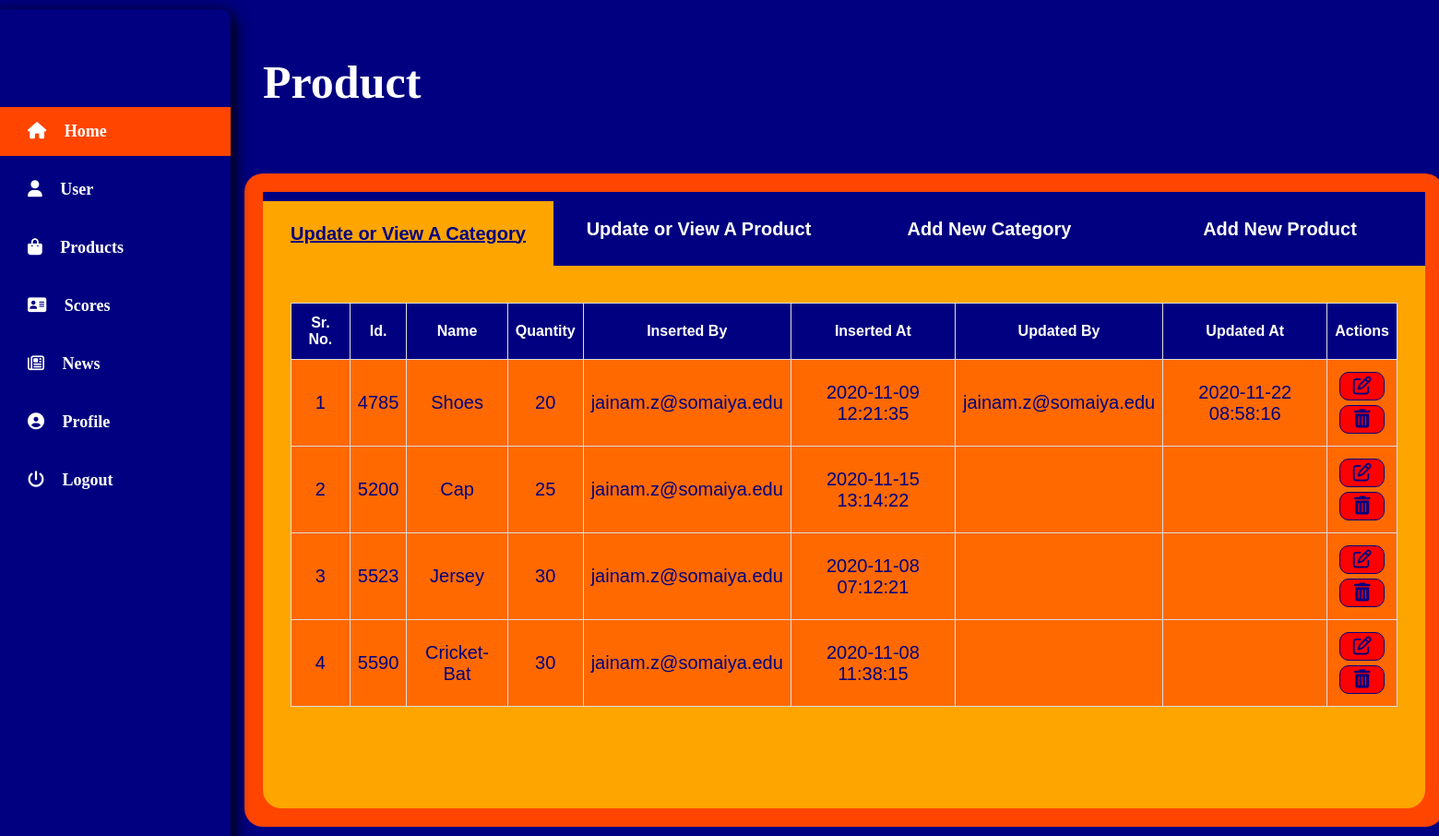
The page /adminProductPage.php on the database its author committed.
### tables this page shows
CREATE TABLE `category` (
  `Id` int(11) NOT NULL,
  `Name` varchar(30) NOT NULL,
  `Quantity` int(11) NOT NULL,
  `Inserted_By` varchar(30) NOT NULL,
  `Inserted_At` timestamp NOT NULL DEFAULT current_timestamp(),
  `Updated_By` varchar(30) DEFAULT NULL,
  `Updated_At` timestamp NULL DEFAULT NULL
);

### adminProductPage-viewProduct.php (the view, shortened to what this page needs)
<!DOCTYPE html>
<html lang="en">
    <head>
    </head>
    <body>
    </body>
</html>

### adminProductPage-viewCategory.php (shortened to what this page needs)
<!DOCTYPE html>
<html lang="en">
    <head>
    </head>
    <body>
        <table class="userTables">
            <tr>
                <th class="srNo">Sr. No.</th>
                <th>Id.</th>
                <th>Name</th>
                <th>Quantity</th>
                <th class="userId">Inserted By</th>
                <th class="timeStamp">Inserted At</th>
                <th class="userId">Updated By</th>
                <th class="timeStamp">Updated At</th>
                <th>Actions</th>
            </tr>
            <?php
                $sql = "SELECT * FROM category";
                $result = mysqli_query($conn, $sql);
                $totalItem = mysqli_num_rows($result);
                $var = 0;
                if($totalItem > 0)
                {
                    while($row = mysqli_fetch_assoc($result))
                    {
                        $categoryNo = ++$var;
                        $categoryId = $row['Id'];
                        $categoryName = $row['Name'] ;
                        $categoryQuantity = $row['Quantity'];
                        $categoryInsertedBy = $row['Inserted_By'];
                        $categoryInsertedAt = $row['Inserted_At'];
                        $categoryUpdatedBy = $row['Updated_By'];
                        $categoryUpdatedAt = $row['Updated_At'];
            ?>
            <tr>
                <td><?php echo $categoryNo; ?></td>
                <td><?php echo $categoryId; ?></td>
                <td><?php echo $categoryName; ?></td>
                <td><?php echo $categoryQuantity; ?></td>
                <td><?php echo $categoryInsertedBy; ?></td>
                <td><?php echo $categoryInsertedAt; ?></td>
                <td ><?php echo $categoryUpdatedBy; ?></td>
                <td><?php echo $categoryUpdatedAt; ?></td>
                <td>
                    <div class="editBtn" id="openModal">
                        <a href="adminProductPage-updateCategory.php?id=<?php echo $categoryId; ?>">
                            <i class="fa fa-pencil-square-o"></i>
                        </a>
                    </div>
                    <div class="deleteBtn" id="openModal">
                        <a href="adminProductPage-deleteCategory.php?id=<?php echo $categoryId; ?>">
                            <i class="fa fa-trash"></i>
                        </a>
                    </div>
                </td>
            </tr>
            <?php
                    }
                }
            ?>
        </table>
    </body>
</html>

### adminUpdateProductPage.css (style rules this page uses)
* { box-sizing:border-box; }
body { margin: 10px auto; background-color: rgba(0, 0, 128, 1.0); }
::placeholder { color: navy; font-weight: 500; font-size: medium; }

### adminTable.css (style rules this page uses)
.userTables { font-family: "Trebuchet MS", Arial, Helvetica, sans-serif; border-collapse: collapse; width: 90%; margin: 100px auto; min-width: 1200px; }
.userTables td, .userTables th { border: 1px solid #ddd; padding: 8px; text-align: center; font-weight: 300; }
.userTables th { font-weight: bolder; font-size: medium; }
.userTables tr:nth-child(even) { background-color: rgba(255, 68, 0, 0.61); }
.userTables tr:nth-child(odd) { background-color: rgba(255, 68, 0, 0.61); }
.userTables td .deleteBtn, .userTables td .editBtn { margin: 5px; background-color: red; color: navy; padding: 3px; font-size: 20px; border: 1px groove navy; border-radius: 10px; }
.userTables th { padding-top: 12px; padding-bottom: 12px; text-align: center; background-color: navy; color: white; }
.deleteBtn a:link, .deleteBtn a:visited, .deleteBtn a:link, .editBtn a:link, .editBtn a:visited, .editBtn a:link { color: inherit; }
.userTables .srNo, .userTables .id { min-width: 50px; }
.userTables .timeStamp, .userTables .userId { word-wrap: break-word; max-width: 100px; }

### adminUserPage.css (style rules this page uses)
* { box-sizing:border-box }
body { margin: 10px auto; background-color: rgba(0, 0, 128, 1.0); }

### adminProductPage.css (style rules this page uses)
* { box-sizing:border-box }
body { margin: 10px auto; background-color: rgba(0, 0, 128, 1.0); }

### SignUp.css (style rules this page uses)
body { background-color: navy; background-image: url('img0.svg'); background-repeat: no-repeat; }
::placeholder { color: navy; font-weight: 500; }

### adminSideBar.css (style rules this page uses)
* { box-sizing:border-box }
body { margin: 10px auto; background-color: rgba(0, 0, 128, 1.0); }

### rows shown on the page
category: categoryNo "1", Id "4785", Name "Shoes", Quantity "20", Inserted_By "jainam.z@somaiya.edu", Inserted_At "2020-11-09 12:21:35", Updated_By "jainam.z@somaiya.edu", Updated_At "2020-11-22 08:58:16"
category: categoryNo "2", Id "5200", Name "Cap", Quantity "25", Inserted_By "jainam.z@somaiya.edu", Inserted_At "2020-11-15 13:14:22"
category: categoryNo "3", Id "5523", Name "Jersey", Quantity "30", Inserted_By "jainam.z@somaiya.edu", Inserted_At "2020-11-08 07:12:21"
category: categoryNo "4", Id "5590", Name "Cricket-Bat", Quantity "30", Inserted_By "jainam.z@somaiya.edu", Inserted_At "2020-11-08 11:38:15"
